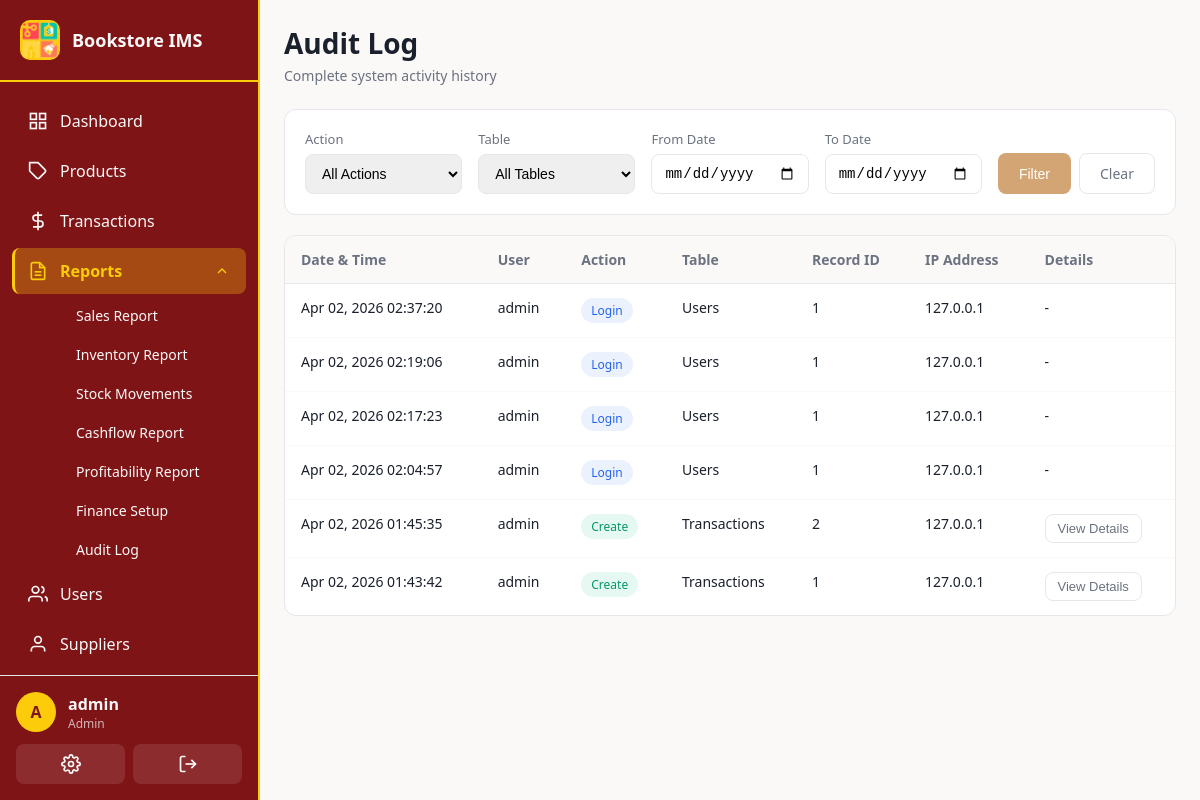
Page /reports/audit (signed in) on the earlier database version.
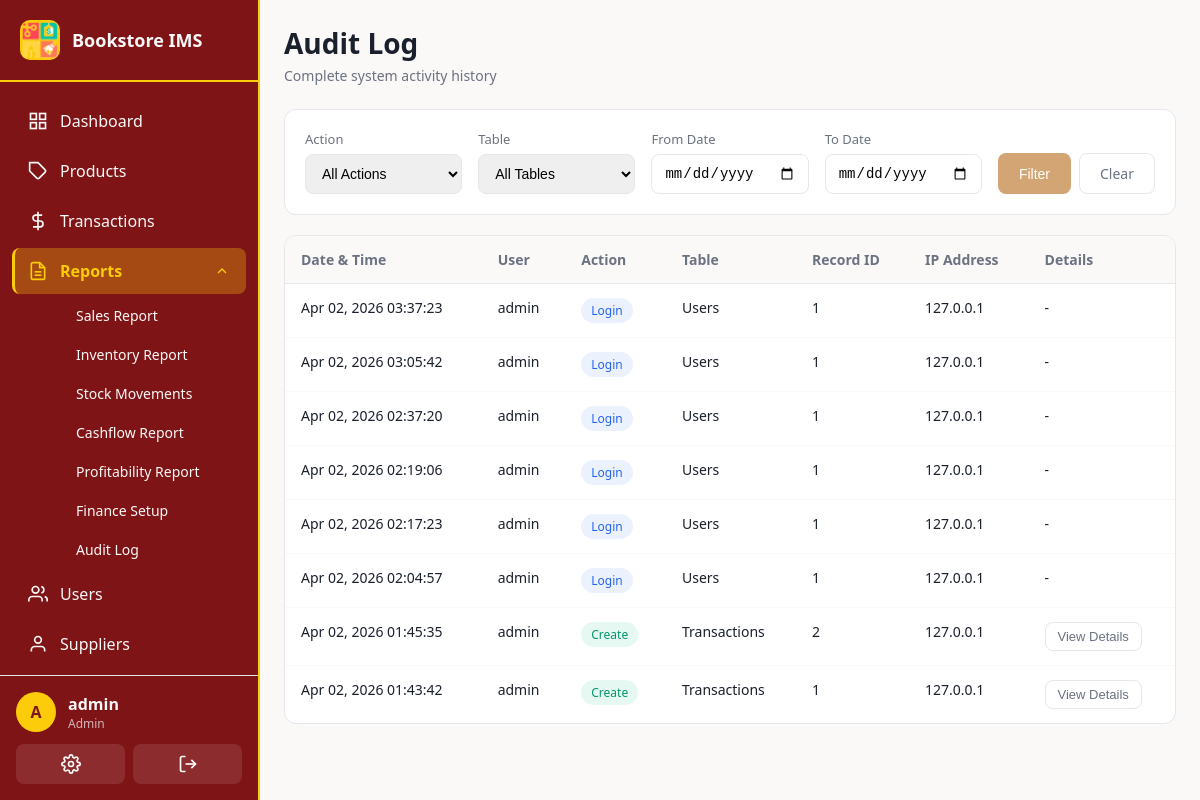
Same page on the later database version.
### app/models.py (models this page shows, shortened)
class User(UserMixin, db.Model):
    __tablename__ = 'users'
    id = db.Column(db.Integer, primary_key=True)
    username = db.Column(db.String(80), unique=True, nullable=False, index=True)
    email = db.Column(db.String(120), unique=True, nullable=False)
    password_hash = db.Column(db.String(256), nullable=False)
    role = db.Column(db.String(20), nullable=False, default=Role.STAFF)
    is_active = db.Column(db.Boolean, default=True)
    created_at = db.Column(db.DateTime, default=utc_now)
    last_login = db.Column(db.DateTime)
    transactions = db.relationship('Transaction', backref='user', lazy='dynamic')
    audit_logs = db.relationship('AuditLog', backref='user', lazy='dynamic')
    cash_ledger_entries = db.relationship('CashLedger', backref='user', lazy='dynamic')
    def is_admin(self):
        return self.role == Role.ADMIN

class AuditLog(db.Model):
    __tablename__ = 'audit_logs'
    id = db.Column(db.Integer, primary_key=True)
    user_id = db.Column(db.Integer, db.ForeignKey('users.id'), nullable=True)  # Nullable for system actions
    action = db.Column(db.String(50), nullable=False)  # 'create', 'update', 'delete', 'login', 'logout'
    table_name = db.Column(db.String(50), nullable=False)
    record_id = db.Column(db.Integer)
    old_values = db.Column(db.Text)  # JSON string of old values
    new_values = db.Column(db.Text)  # JSON string of new values
    ip_address = db.Column(db.String(45))
    user_agent = db.Column(db.String(255))
    created_at = db.Column(db.DateTime, default=utc_now)

### app/routes/reports.py (the view, shortened to what this page needs)
@reports_bp.route('/audit')
@login_required
@admin_required
def audit_log():
    page = request.args.get('page', 1, type=int)
    per_page = 50
    action = request.args.get('action')
    table_name = request.args.get('table')
    date_from = request.args.get('date_from')
    date_to = request.args.get('date_to')
    query = AuditLog.query
    if action:
        query = query.filter_by(action=action)
    if table_name:
        query = query.filter_by(table_name=table_name)
    if date_from:
        try:
            date_from_dt = datetime.strptime(date_from, '%Y-%m-%d')
            query = query.filter(AuditLog.created_at >= date_from_dt)
        except ValueError:
            pass
    query = query.order_by(AuditLog.created_at.desc())
    logs = query.paginate(page=page, per_page=per_page, error_out=False)
    actions = db.session.query(AuditLog.action.distinct()).all()
    tables = db.session.query(AuditLog.table_name.distinct()).all()
    return render_template('reports/audit.html',
        logs=logs,
        actions=[a[0] for a in actions],
        tables=[t[0] for t in tables],
        current_action=action,
        current_table=table_name,
        date_from=date_from or '',
        date_to=date_to or ''
    )

### app/__init__.py (called while the page is built)
@login_manager.user_loader
def load_user(user_id):
    return db.session.get(User, int(user_id))

### app/templates/reports/audit.html (shortened to what this page needs)
{% extends "base.html" %}
{% block content %}
<div class="page-header">
  <div class="page-header-left">
    <h1>Audit Log</h1>
    <p class="page-subtitle">Complete system activity history</p>
  </div>
</div>
<div class="filters-card">
  <form method="GET" action="{{ url_for('reports.audit_log') }}" class="filters-form">
    <div class="filter-group">
      <label for="action">Action</label>
      <select id="action" name="action">
        <option value="">All Actions</option>
      </select>
    </div>
    <div class="filter-group">
      <label for="table">Table</label>
      <select id="table" name="table">
        <option value="">All Tables</option>
      </select>
    </div>
    <div class="filter-group">
      <label for="date_from">From Date</label>
      <input type="date" id="date_from" name="date_from" value="{{ date_from }}">
    </div>
    <div class="filter-group">
      <label for="date_to">To Date</label>
      <input type="date" id="date_to" name="date_to" value="{{ date_to }}">
    </div>
    <div class="filter-actions">
      <button type="submit" class="btn btn-secondary">Filter</button>
      <a href="{{ url_for('reports.audit_log') }}" class="btn btn-outline">Clear</a>
    </div>
  </form>
</div>
<div class="table-card">
  {% if logs.items %}
  <table class="data-table priority-table">
    <thead>
      <tr>
        <th class="priority-col-1">Date & Time</th>
        <th class="priority-col-1">User</th>
        <th class="priority-col-2">Action</th>
        <th class="priority-col-3">Table</th>
        <th class="priority-col-2">Record ID</th>
        <th class="priority-col-3">IP Address</th>
        <th class="priority-col-1">Details</th>
      </tr>
    </thead>
    <tbody>
      {% for log in logs.items %}
      <tr>
        <td class="priority-col-1">{{ log.created_at.strftime('%b %d, %Y %H:%M:%S') }}</td>
        <td class="priority-col-1">
          {% if log.user %}
          {{ log.user.username }}
          {% else %}
          System
          {% endif %}
        </td>
        <td class="priority-col-2">
          <span class="badge badge-{{ 'success' if log.action == 'create' else 'warning' if log.action == 'update' else 'danger' if log.action == 'delete' else 'info' }}">
            {{ log.action.title() }}
          </span>
        </td>
        <td class="priority-col-3">{{ log.table_name.title() }}</td>
        <td class="priority-col-2">{{ log.record_id or '-' }}</td>
        <td class="priority-col-3">{{ log.ip_address or '-' }}</td>
        <td class="priority-col-1">
          {% if log.old_values or log.new_values %}
          <button type="button" class="btn btn-sm btn-outline"
                  onclick="showDetails('{{ log.old_values | e }}', '{{ log.new_values | e }}')">
            View Details
          </button>
          {% else %}
          -
          {% endif %}
        </td>
      </tr>
      {% endfor %}
    </tbody>
  </table>
  {% else %}
  <div class="empty-state">
    <p>No audit logs found for the selected filters.</p>
  </div>
  {% endif %}
</div>
{% endblock %}

### app/templates/base.html (shortened to what this page needs)
<!doctype html>
<html>
  <head>
    <link rel="stylesheet" href="{{ url_for('static', filename='css/main.css') }}">
  </head>
  <body class="{% block body_class %}{% endblock %}">
    {% if current_user.is_authenticated %}
    <nav class="sidebar" id="mobile-sidebar">
      <div class="sidebar-header">
        <div class="sidebar-logo">
          <img src="{{ url_for('static', filename='images/bookstore-logo.png') }}" alt="Bookstore Logo" style="width: 100%; height: 100%; object-fit: contain;">
        </div>
        <span class="sidebar-title">Bookstore IMS</span>
      </div>
      <ul class="sidebar-menu">
        <li class="{% if request.endpoint == 'main.dashboard' %}active{% endif %}">
          <a href="{{ url_for('main.dashboard') }}">
            <svg viewBox="0 0 24 24" fill="none" stroke="currentColor" stroke-width="2">
              <rect x="3" y="3" width="7" height="7"></rect>
              <rect x="14" y="3" width="7" height="7"></rect>
              <rect x="14" y="14" width="7" height="7"></rect>
              <rect x="3" y="14" width="7" height="7"></rect>
            </svg>
            <span>Dashboard</span>
          </a>
        </li>
        <li class="{% if 'products' in request.endpoint %}active{% endif %}">
          <a href="{{ url_for('products.list_products') }}">
            <svg viewBox="0 0 24 24" fill="none" stroke="currentColor" stroke-width="2">
              <path d="M20.59 13.41l-7.17 7.17a2 2 0 0 1-2.83 0L2 12V2h10l8.59 8.59a2 2 0 0 1 0 2.82z"></path>
              <line x1="7" y1="7" x2="7.01" y2="7"></line>
            </svg>
            <span>Products</span>
          </a>
        </li>
        <li class="{% if 'transactions' in request.endpoint %}active{% endif %}">
          <a href="{{ url_for('transactions.list_transactions') }}">
            <svg viewBox="0 0 24 24" fill="none" stroke="currentColor" stroke-width="2">
              <line x1="12" y1="1" x2="12" y2="23"></line>
              <path d="M17 5H9.5a3.5 3.5 0 0 0 0 7h5a3.5 3.5 0 0 1 0 7H6"></path>
            </svg>
            <span>Transactions</span>
          </a>
        </li>
        <li class="submenu-trigger {% if 'reports' in request.endpoint %}active{% endif %}">
          <a href="#">
            <svg viewBox="0 0 24 24" fill="none" stroke="currentColor" stroke-width="2">
              <path d="M14 2H6a2 2 0 0 0-2 2v16a2 2 0 0 0 2 2h12a2 2 0 0 0 2-2V8z"></path>
              <polyline points="14 2 14 8 20 8"></polyline>
              <line x1="16" y1="13" x2="8" y2="13"></line>
              <line x1="16" y1="17" x2="8" y2="17"></line>
            </svg>
            <span>Reports</span>
            <svg class="submenu-arrow" viewBox="0 0 24 24" fill="none" stroke="currentColor" stroke-width="2">
              <polyline points="6 9 12 15 18 9"></polyline>
            </svg>
          </a>
          <ul class="submenu">
            <li><a href="{{ url_for('reports.sales_report') }}">Sales Report</a></li>
            <li><a href="{{ url_for('reports.inventory_report') }}">Inventory Report</a></li>
            <li><a href="{{ url_for('reports.stock_movements') }}">Stock Movements</a></li>
            <li><a href="{{ url_for('reports.cashflow_report') }}">Cashflow Report</a></li>
            <li><a href="{{ url_for('reports.profitability_report') }}">Profitability Report</a></li>
            {% if current_user.is_admin() %}
            <li><a href="{{ url_for('reports.finance_setup') }}">Finance Setup</a></li>
            {% endif %}
            {% if current_user.is_admin() %}
            <li><a href="{{ url_for('reports.audit_log') }}">Audit Log</a></li>
            {% endif %}
          </ul>
        </li>
        {% if current_user.is_admin() %}
        <li class="{% if 'users' in request.endpoint and request.endpoint != 'users.profile' %}active{% endif %}">
          <a href="{{ url_for('users.list_users') }}">
            <svg viewBox="0 0 24 24" fill="none" stroke="currentColor" stroke-width="2">
              <path d="M17 21v-2a4 4 0 0 0-4-4H5a4 4 0 0 0-4 4v2"></path>
              <circle cx="9" cy="7" r="4"></circle>
              <path d="M23 21v-2a4 4 0 0 0-3-3.87"></path>
              <path d="M16 3.13a4 4 0 0 1 0 7.75"></path>
            </svg>
            <span>Users</span>
          </a>
        </li>
        <li class="{% if 'suppliers' in request.endpoint %}active{% endif %}">
          <a href="{{ url_for('suppliers.list_suppliers') }}">
            <svg viewBox="0 0 24 24" fill="none" stroke="currentColor" stroke-width="2">
              <path d="M20 21v-2a4 4 0 0 0-4-4H8a4 4 0 0 0-4 4v2"></path>
              <circle cx="12" cy="7" r="4"></circle>
            </svg>
            <span>Suppliers</span>
          </a>
        </li>
        {% endif %}
      </ul>
      <div class="sidebar-footer">
        <div class="user-info">
          <div class="user-avatar">{{ current_user.username[0].upper() }}</div>
          <div class="user-details">
            <span class="user-name">{{ current_user.username }}</span>
            <span class="user-role">{{ current_user.role.title() }}</span>
          </div>
        </div>
        <div class="sidebar-actions">
          <a href="{{ url_for('users.profile') }}" class="action-btn" title="Profile">
          </a>
          <a href="{{ url_for('auth.logout') }}" class="action-btn" title="Logout">
            <svg viewBox="0 0 24 24" fill="none" stroke="currentColor" stroke-width="2">
              <path d="M9 21H5a2 2 0 0 1-2-2V5a2 2 0 0 1 2-2h4"></path>
              <polyline points="16 17 21 12 16 7"></polyline>
              <line x1="21" y1="12" x2="9" y2="12"></line>
            </svg>
          </a>
        </div>
      </div>
    </nav>
    <main class="main-content">
      {% block content %}{% endblock %}
    </main>
    {% else %}
    {% block content_public %}{% endblock %}
    {% endif %}
  </body>
</html>

Differences in the rows shown:
added AuditLog: created_at "Apr 02, 2026 03:37:23", user.username "admin", action "Login", table_name "Users", record "1", ip_address "127.0.0.1"
added AuditLog: created_at "Apr 02, 2026 03:05:42", user.username "admin", action "Login", table_name "Users", record "1", ip_address "127.0.0.1"
